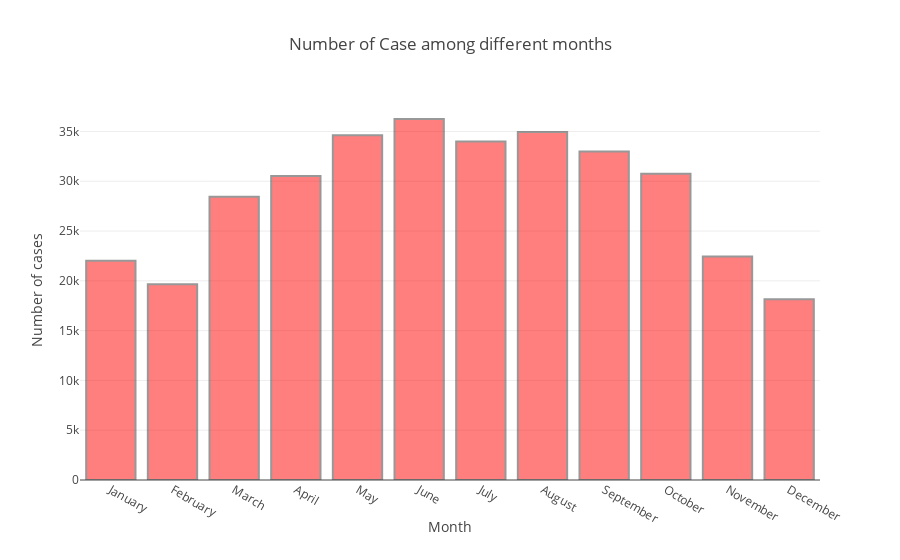

The code cell stored with this chart in its notebook:
### Code cell
number= {'type' : 'bar',
                     'x' : temp.month_of_year_str,
                     'y' : temp["count"],
                     'marker' : {'color' : 'red',
                                'line' : {'color' : '#333',
                                          'width' : 2}},
                     'opacity' : 0.5,}
                     

layout = {'title' : "Number of Case among different months ",
         'xaxis' : {'title' : 'Month'},
         'yaxis' : {'title' : 'Number of cases'},
         }
fig = {'data' : [number],
      'layout' : layout}
pyo.iplot(fig)

### Figure 1 — Plotly figure (JSON) as saved in the notebook; plotly's stock layout.template omitted (floating-point values rounded to 4 significant figures)
{"data": [{"marker": {"color": "red", "line": {"color": "#333", "width": 2}}, "opacity": 0.5, "type": "bar", "x": ["January  ", "February ", "March    ", "April    ", "May      ", "June     ", "July     ", "August   ", "September", "October  ", "November ", "December "], "y": [22012, 19648, 28449, 30530, 34615, 36253, 34005, 34951, 32991, 30748, 22443, 18149]}], "layout": {"title": "Number of Case among different months ", "xaxis": {"title": "Month"}, "yaxis": {"title": "Number of cases"}}}
